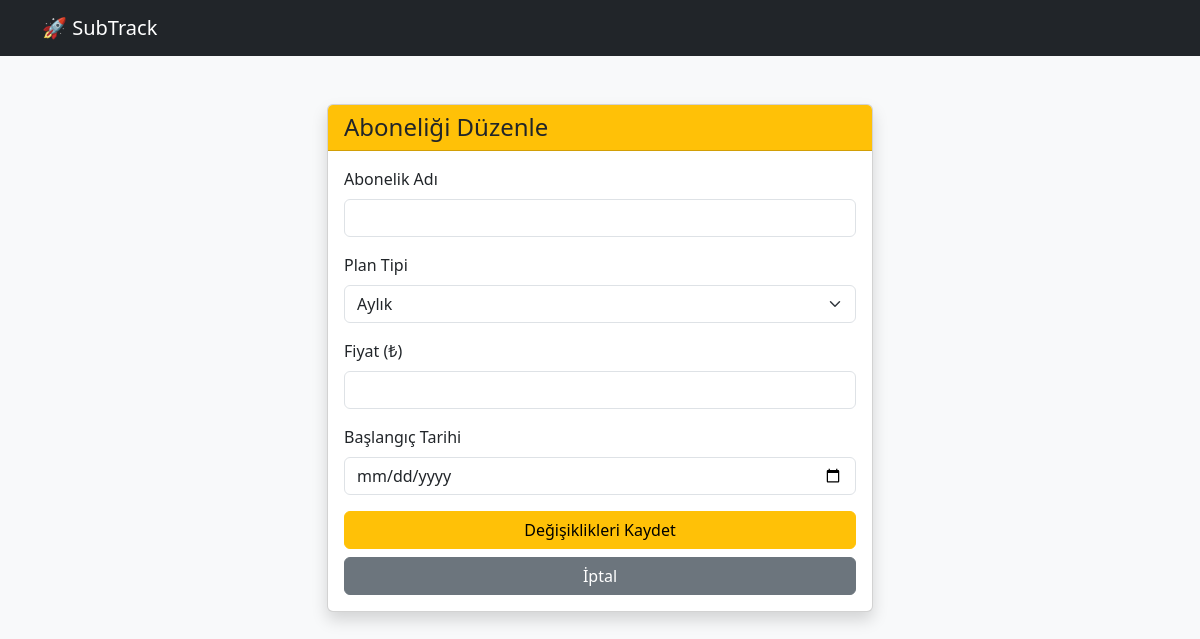
Page /edit/7 on the earlier database version.
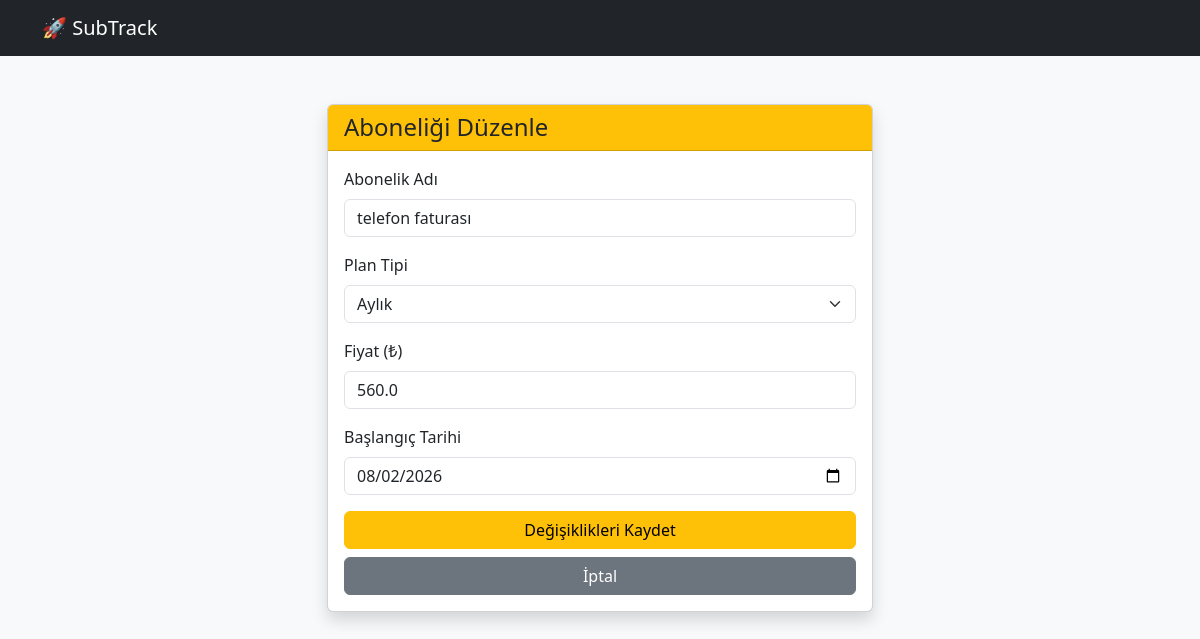
Same page on the later database version.
### tables this page shows
CREATE TABLE subscriptions (
                id INTEGER PRIMARY KEY AUTOINCREMENT,
                user_id INTEGER NOT NULL,
                name TEXT NOT NULL,
                plan_type TEXT NOT NULL CHECK (plan_type IN ('Aylık', 'Yıllık', 'Haftalık')),
                price REAL NOT NULL,
                start_date DATE,
                status TEXT DEFAULT 'Aktif' CHECK (status IN ('Aktif', 'İptal Edildi')),
                FOREIGN KEY (user_id) REFERENCES users (id) ON DELETE CASCADE
            );

### app.py (the view, shortened to what this page needs)
@app.route("/edit/<int:id>", methods=["GET", "POST"])
def edit_subscription(id):
    sub = db.get_subscription(id)
    return render_template("edit_subscription.html", sub=sub)

### db.py (called while the page is built)
    def connect(self):
        self.conn = sqlite3.connect(self.db_name)
        self.conn.execute("PRAGMA foreign_keys = ON;")
        self.conn.row_factory = sqlite3.Row
        return self.conn

    def close(self):
        if self.conn:
            self.conn.close()
            self.conn = None

    def execute_query(self, query, params=None):
        opened_here = False
        if not self.conn:
            self.connect()
            opened_here = True
        try:
            cursor = self.conn.cursor()
            if params:
                cursor.execute(query, params)
            else:
                cursor.execute(query)
            self.conn.commit()
            return cursor.fetchall()
        finally:
            if opened_here:
                self.close()

    def get_subscription(self, sub_id):
        query = "SELECT * FROM subscriptions WHERE id = ?"
        rows = self.execute_query(query, (sub_id,))
        return dict(rows[0]) if rows else None

### templates/edit_subscription.html (shortened to what this page needs)
<!DOCTYPE html>
<html lang="tr">
<head>
    <link href="https://cdn.jsdelivr.net/npm/bootstrap@5.3.0/dist/css/bootstrap.min.css" rel="stylesheet">
</head>
<body class="bg-light">
    <nav class="navbar navbar-dark bg-dark">
        <div class="container">
            <a class="navbar-brand" href="/">🚀 SubTrack</a>
        </div>
    </nav>
    <div class="container mt-5">
        <div class="row justify-content-center">
            <div class="col-md-6">
                <div class="card shadow">
                    <div class="card-header bg-warning text-dark">
                        <h4 class="mb-0">Aboneliği Düzenle</h4>
                    </div>
                    <div class="card-body">
                        <form action="/edit/{{ sub.id }}" method="POST">
                            <div class="mb-3">
                                <label class="form-label">Abonelik Adı</label>
                                <input type="text" class="form-control" name="name" value="{{ sub.name }}" required>
                            </div>
                            <div class="mb-3">
                                <label class="form-label">Plan Tipi</label>
                                <select class="form-select" name="plan_type">
                                    <option value="Aylık" {% if sub.plan_type == 'Aylık' %}selected{% endif %}>Aylık</option>
                                </select>
                            </div>
                            <div class="mb-3">
                                <label class="form-label">Fiyat (₺)</label>
                                <input type="number" step="0.01" class="form-control" name="price" value="{{ sub.price }}" required>
                            </div>
                            <div class="mb-3">
                                <label class="form-label">Başlangıç Tarihi</label>
                                <input type="date" class="form-control" name="start_date" value="{{ sub.start_date }}" required>
                            </div>
                            <button type="submit" class="btn btn-warning w-100 mb-2">Değişiklikleri Kaydet</button>
                            <a href="/" class="btn btn-secondary w-100">İptal</a>
                        </form>
                    </div>
                </div>
            </div>
        </div>
    </div>
</body>
</html>

Differences in the rows shown:
added subscriptions: name "telefon faturası", plan_type "Aylık", price "560.0", start_date "08/02/2026"
Other differences:
form field plan_type: "Aylık" → (not shown)
